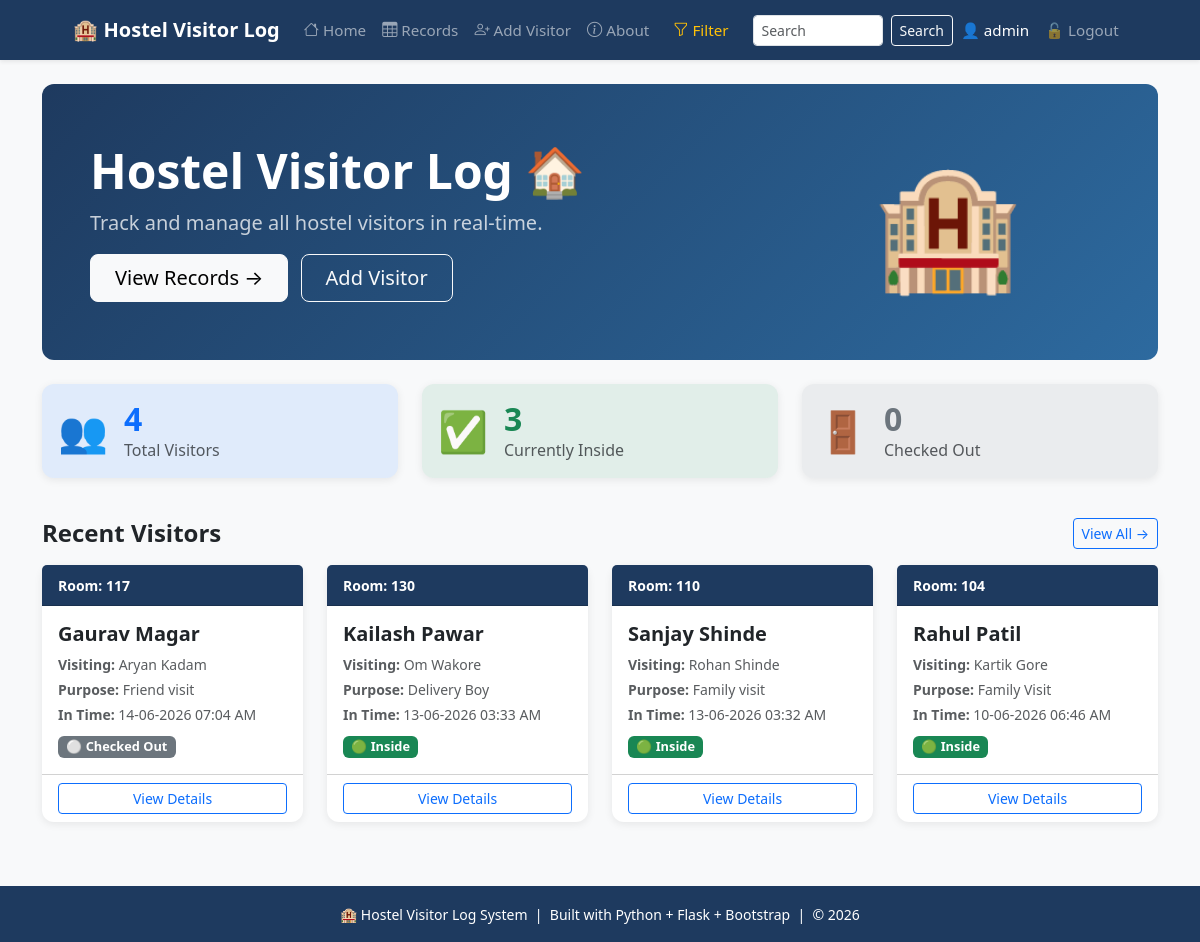
/ (signed in), run on the app's committed database.
### tables this page shows
CREATE TABLE visitors (
            id INTEGER PRIMARY KEY AUTOINCREMENT,
            visitor_name TEXT NOT NULL,
            student_name TEXT NOT NULL,
            room_number TEXT NOT NULL,
            purpose TEXT NOT NULL,
            in_time TEXT NOT NULL,
            out_time TEXT NOT NULL DEFAULT 'Still Inside',
            status TEXT DEFAULT 'Inside'
        );

### app.py (the view)
@app.route('/')
@login_required
def home():
    conn = get_db()
    visitors = conn.execute("SELECT * FROM visitors ORDER BY id DESC").fetchall()
    rooms = conn.execute("SELECT DISTINCT room_number FROM visitors ORDER BY room_number").fetchall()
    conn.close()
    total_count = len(visitors)
    inside_count = sum(1 for v in visitors if v['status'] == 'Inside')
    checkout_count = total_count - inside_count
    return render_template('home.html',
                         visitors=visitors,
                         total_count=total_count,
                         inside_count=inside_count,
                         checkout_count=checkout_count,
                         rooms=rooms)

### app.py (called while the page is built)
def get_db():
    conn = sqlite3.connect('database.db')
    conn.row_factory = sqlite3.Row
    return conn

def login_required(f):
    @wraps(f)
    def decorated_function(*args, **kwargs):
        if 'username' not in session:
            flash('Please login first', 'warning')
            return redirect(url_for('login'))
        return f(*args, **kwargs)
    return decorated_function

@app.context_processor
def inject_user():
    return dict(current_user=session.get('username'))

### templates/home.html (shortened to what this page needs)
{% extends 'base.html' %}
{% block content %}
<div class="hero-section p-5 mb-4">
    <div class="row align-items-center">
        <div class="col-md-8">
            <h1 class="display-5 fw-bold mb-2">
                Hostel Visitor Log 🏠
            </h1>
            <p class="fs-5 opacity-75 mb-3">
                Track and manage all hostel visitors in real-time.
            </p>
            <a href="{{ url_for('records') }}"
               class="btn btn-light btn-lg px-4 me-2">
                View Records →
            </a>
            <a href="{{ url_for('add_visitor') }}"
               class="btn btn-outline-light btn-lg px-4">
                Add Visitor
            </a>
        </div>
        <div class="col-md-4 text-center d-none d-md-block">
            <span style="font-size: 120px;">🏨</span>
        </div>
    </div>
</div>
<div class="row mb-4">
    <div class="col-md-4 mb-3">
        <div class="card stat-card p-3 bg-primary bg-opacity-10">
            <div class="d-flex align-items-center">
                <span style="font-size:40px;">👥</span>
                <div class="ms-3">
                    <h2 class="fw-bold text-primary mb-0">{{ visitors|length }}</h2>
                    <p class="text-muted mb-0">Total Visitors</p>
                </div>
            </div>
        </div>
    </div>
    <div class="col-md-4 mb-3">
        <div class="card stat-card p-3 bg-success bg-opacity-10">
            <div class="d-flex align-items-center">
                <span style="font-size:40px;">✅</span>
                <div class="ms-3">
                    {% set inside = visitors|selectattr('status','equalto','Inside')|list %}
                    <h2 class="fw-bold text-success mb-0">{{ inside|length }}</h2>
                    <p class="text-muted mb-0">Currently Inside</p>
                </div>
            </div>
        </div>
    </div>
    <div class="col-md-4 mb-3">
        <div class="card stat-card p-3 bg-secondary bg-opacity-10">
            <div class="d-flex align-items-center">
                <span style="font-size:40px;">🚪</span>
                <div class="ms-3">
                    {% set checked_out = visitors|selectattr('status','equalto','Checked Out')|list %}
                    <h2 class="fw-bold text-secondary mb-0">{{ checked_out|length }}</h2>
                    <p class="text-muted mb-0">Checked Out</p>
                </div>
            </div>
        </div>
    </div>
</div>
<div class="d-flex justify-content-between align-items-center mb-3">
    <h4 class="fw-bold mb-0">Recent Visitors</h4>
    <a href="{{ url_for('records') }}"
       class="btn btn-sm btn-outline-primary">
        View All →
    </a>
</div>
<div class="row">
    {% for visitor in visitors[:8] %}
    <div class="col-12 col-md-6 col-lg-3 mb-3">
        <div class="card student-card h-100">
            <div class="card-header py-2"
                 style="background-color: #1e3a5f; color:white;">
                <small class="fw-bold">Room: {{ visitor['room_number'] }}</small>
            </div>
            <div class="card-body">
                <h5 class="card-title fw-bold">{{ visitor['visitor_name'] }}</h5>
                <p class="card-text text-muted small mb-1">
                    <strong>Visiting:</strong> {{ visitor['student_name'] }}
                </p>
                <p class="card-text text-muted small mb-1">
                    <strong>Purpose:</strong> {{ visitor['purpose'] }}
                </p>
                <p class="card-text text-muted small mb-2">
                    <strong>In Time:</strong> {{ visitor['in_time'] }}
                </p>
                {% if visitor['status'] == 'Inside' %}
                    <span class="badge bg-success">🟢 Inside</span>
                {% else %}
                    <span class="badge bg-secondary">⚪ Checked Out</span>
                {% endif %}
            </div>
            <div class="card-footer bg-transparent">
                <a href="{{ url_for('details', id=visitor['id']) }}"
                   class="btn btn-sm btn-outline-primary w-100">View Details</a>
            </div>
        </div>
    </div>
    {% endfor %}
</div>
{% endblock %}

### templates/base.html (shortened to what this page needs)
<!DOCTYPE html>
<html lang="en">
<head>
    <link href="https://cdn.jsdelivr.net/npm/bootstrap@5.3.0/dist/css/bootstrap.min.css" rel="stylesheet">
    <link rel="stylesheet" href="https://cdn.jsdelivr.net/npm/bootstrap-icons@1.11.3/font/bootstrap-icons.css">
</head>
<body class="bg-light">
    <nav class="navbar navbar-expand navbar-dark shadow-sm">
        <div class="container justify-content-center">
            <a class="navbar-brand fw-bold fs-5 me-3" href="{{ url_for('home') }}">
                🏨 Hostel Visitor Log
            </a>
            <div class="navbar-nav">
                <a class="nav-link px-2 py-1" href="{{ url_for('home') }}">
                    <i class="bi bi-house"></i> Home
                </a>
                <a class="nav-link px-2 py-1" href="{{ url_for('records') }}">
                    <i class="bi bi-table"></i> Records
                </a>
                <a class="nav-link px-2 py-1" href="{{ url_for('add_visitor') }}">
                    <i class="bi bi-person-plus"></i> Add Visitor
                </a>
                <a class="nav-link px-2 py-1" href="{{ url_for('about') }}">
                    <i class="bi bi-info-circle"></i> About
                </a>
                <a class="nav-link px-2 py-1 btn btn-outline-warning btn-sm ms-2 text-warning" href="{{ url_for('filter_page') }}">
                    <i class="bi bi-funnel"></i> Filter
                </a>
                <form class="d-flex ms-3" action="{{ url_for('search') }}" method="GET">
                    <input class="form-control form-control-sm me-2"
                           style="width:130px"
                           type="search"
                           placeholder="Search"
                           name="q"
                           value="{{ request.args.get('q', '') }}">
                    <button class="btn btn-outline-light btn-sm" type="submit">Search</button>
                </form>
                {% if session.username %}
                    <span class="nav-link px-2 py-1 text-white">👤 {{ session.username }}</span>
                    <a class="nav-link px-2 py-1" href="{{ url_for('logout') }}">
                        🔓 Logout
                    </a>
                {% else %}
                    <a class="nav-link px-2 py-1" href="{{ url_for('login') }}">
                        🔒 Login
                    </a>
                {% endif %}
            </div>
        </div>
    </nav>
<div class="container mt-4 mb-5">
    {% block content %}
    {% endblock %}
</div>
    <footer style="background-color: var(--brand);" class="text-white text-center py-3 mt-5">
        <small>
            🏨 Hostel Visitor Log System &nbsp;|&nbsp;
            Built with Python + Flask + Bootstrap &nbsp;|&nbsp;
            © 2026
        </small>
    </footer>
</body>
</html>

### templates/base.html (style rules this page uses)
:root { --brand: #1e3a5f; }
body { background-color: #f8f9fa; }
.navbar { min-height: 60px; background-color: var(--brand); }
.navbar-brand { font-weight: 600; }
.hero-section { background: linear-gradient(135deg, #1e3a5f 0%, #2d6a9f 100%); color: white; border-radius: 12px; }
.nav-link { font-size: 0.95rem; font-weight: 500; }
.card { border: none; border-radius: 12px; box-shadow: 0 2px 8px rgba(0,0,0,0.08); transition: transform 0.2s, box-shadow 0.2s; }
.badge { font-size: 0.8rem; }

### data on the page
visitors: room_number "117", visitor_name "Gaurav Magar", student_name "Aryan Kadam", purpose "Friend visit", in_time "14-06-2026 07:04 AM", status "⚪ Checked Out"
visitors: room_number "130", visitor_name "Kailash Pawar", student_name "Om Wakore", purpose "Delivery Boy", in_time "13-06-2026 03:33 AM", status "🟢 Inside"
visitors: room_number "110", visitor_name "Sanjay Shinde", student_name "Rohan Shinde", purpose "Family visit", in_time "13-06-2026 03:32 AM", status "🟢 Inside"
visitors: room_number "104", visitor_name "Rahul Patil", student_name "Kartik Gore", purpose "Family Visit", in_time "10-06-2026 06:46 AM", status "🟢 Inside"

### other printed values
{{ session.username }} "admin"
{{ visitors|length }} "4"
{{ inside|length }} "3"
{{ checked_out|length }} "0"
